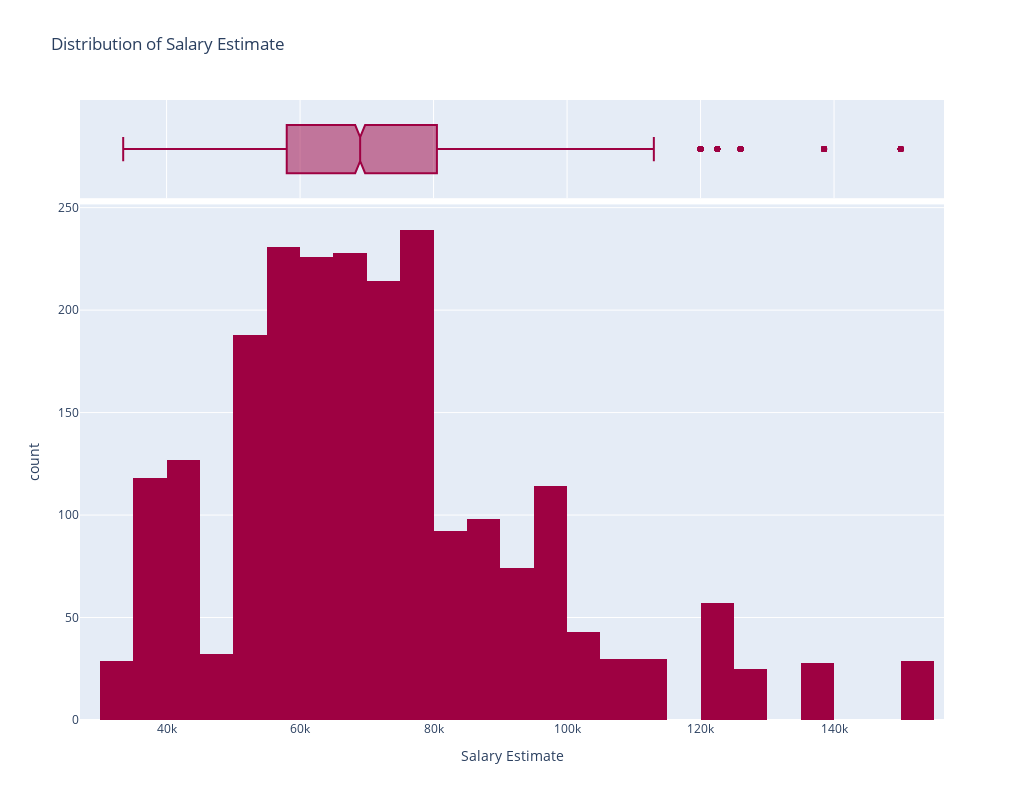

The code cell stored with this chart in its notebook:
### Markdown cell above
### Salary distribution of entire dataset

### Code cell
fig=px.histogram(df,x='Salary Estimate',marginal='box',title='Distribution of Salary Estimate', width=1024, height=800,
                color_discrete_sequence=px.colors.diverging.Spectral)
fig.show()

### Figure 1 — Plotly figure (JSON) as saved in the notebook; plotly's stock layout.template omitted (floating-point values rounded to 4 significant figures; data arrays with more than 128 entries replaced by an {"elided": "..."} marker saying what was removed)
{"data": [{"alignmentgroup": "True", "bingroup": "x", "hovertemplate": "Salary Estimate=%{x}<br>count=%{y}<extra></extra>", "legendgroup": "", "marker": {"color": "rgb(158,1,66)"}, "name": "", "offsetgroup": "", "orientation": "v", "showlegend": false, "type": "histogram", "x": {"elided": "2252 int values"}, "xaxis": "x", "yaxis": "y"}, {"alignmentgroup": "True", "hovertemplate": "Salary Estimate=%{x}<extra></extra>", "legendgroup": "", "marker": {"color": "rgb(158,1,66)"}, "name": "", "notched": true, "offsetgroup": "", "showlegend": false, "type": "box", "x": {"elided": "2252 int values"}, "xaxis": "x2", "yaxis": "y2"}], "layout": {"barmode": "relative", "height": 800, "legend": {"tracegroupgap": 0}, "title": {"text": "Distribution of Salary Estimate"}, "width": 1024, "xaxis": {"anchor": "y", "domain": [0, 1], "title": {"text": "Salary Estimate"}}, "xaxis2": {"anchor": "y2", "domain": [0, 1], "matches": "x", "showgrid": true, "showticklabels": false}, "yaxis": {"anchor": "x", "domain": [0, 0.8316], "title": {"text": "count"}}, "yaxis2": {"anchor": "x2", "domain": [0.8416, 1], "matches": "y2", "showgrid": false, "showline": false, "showticklabels": false, "ticks": ""}}}
